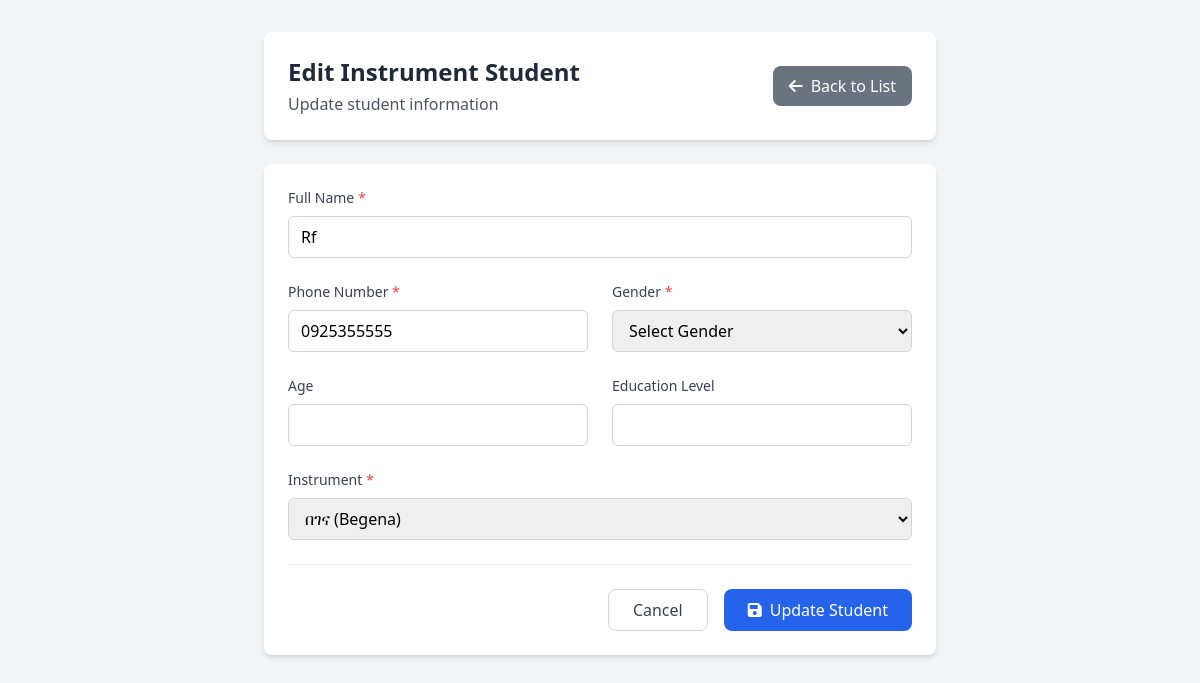
The app's page /edit_instrument_student.php?id=5 with its own data.
### tables this page shows
CREATE TABLE `instrument_registrations` (
  `id` int(11) NOT NULL,
  `student_id` int(11) DEFAULT NULL,
  `phone` varchar(20) DEFAULT NULL,
  `instrument` varchar(100) NOT NULL,
  `photo` varchar(255) DEFAULT NULL,
  `registration_date` datetime DEFAULT current_timestamp(),
  `full_name` varchar(128) NOT NULL,
  `christian_name` varchar(128) NOT NULL,
  `gender` varchar(16) NOT NULL,
  `birth_year_et` varchar(8) NOT NULL,
  `birth_month_et` varchar(8) NOT NULL,
  `birth_day_et` varchar(8) NOT NULL,
  `phone_number` varchar(32) NOT NULL,
  `person_photo_path` varchar(255) NOT NULL,
  `created_at` timestamp NOT NULL DEFAULT current_timestamp(),
  `flagged` tinyint(1) DEFAULT 0,
  `has_spiritual_father` varchar(16) DEFAULT NULL,
  `spiritual_father_name` varchar(255) DEFAULT NULL,
  `spiritual_father_phone` varchar(20) DEFAULT NULL,
  `spiritual_father_church` varchar(255) DEFAULT NULL,
  `sub_city` varchar(100) DEFAULT NULL,
  `district` varchar(100) DEFAULT NULL,
  `specific_area` varchar(100) DEFAULT NULL,
  `house_number` varchar(50) DEFAULT NULL,
  `emergency_name` varchar(255) DEFAULT NULL,
  `emergency_phone` varchar(20) DEFAULT NULL,
  `emergency_alt_phone` varchar(20) DEFAULT NULL,
  `emergency_address` text DEFAULT NULL
);

### edit_instrument_student.php (the view, shortened to what this page needs)
<?php
require_once 'config.php';
$student_id = $_GET['id'];
try {
    $pdo = new PDO("mysql:host=$host;dbname=$dbname;charset=utf8", $username, $password);
    $pdo->setAttribute(PDO::ATTR_ERRMODE, PDO::ERRMODE_EXCEPTION);
    $stmt = $pdo->prepare("
        SELECT * FROM instrument_registrations
        WHERE id = ?
    ");
    $stmt->execute([$student_id]);
    $student = $stmt->fetch(PDO::FETCH_ASSOC);
} catch (Exception $e) {
    $error = 'Database error: ' . $e->getMessage();
}
?>
<!DOCTYPE html>
<html lang="en">
<head>
    <script src="https://cdn.tailwindcss.com"></script>
    <link rel="stylesheet" href="https://cdnjs.cloudflare.com/ajax/libs/font-awesome/6.0.0/css/all.min.css">
</head>
<body class="bg-gray-100">
    <div class="min-h-screen py-8">
        <div class="max-w-2xl mx-auto">
            <div class="bg-white rounded-lg shadow-md p-6 mb-6">
                <div class="flex items-center justify-between">
                    <div>
                        <h1 class="text-2xl font-bold text-gray-800">Edit Instrument Student</h1>
                        <p class="text-gray-600 mt-1">Update student information</p>
                    </div>
                    <a href="students.php?view=instrument" class="px-4 py-2 bg-gray-500 text-white rounded-lg hover:bg-gray-600 flex items-center">
                        <i class="fas fa-arrow-left mr-2"></i>
                        Back to List
                    </a>
                </div>
            </div>
            <div class="bg-white rounded-lg shadow-md p-6">
                <form method="POST" class="space-y-6">
                    <div class="grid grid-cols-1 md:grid-cols-2 gap-6">
                        <div class="md:col-span-2">
                            <label class="block text-sm font-medium text-gray-700 mb-2">
                                Full Name <span class="text-red-500">*</span>
                            </label>
                            <input type="text" name="full_name" value="<?php echo htmlspecialchars($student['full_name']); ?>"
                                   class="w-full px-3 py-2 border border-gray-300 rounded-md focus:outline-none focus:ring-2 focus:ring-blue-500" required>
                        </div>
                        <div>
                            <label class="block text-sm font-medium text-gray-700 mb-2">
                                Phone Number <span class="text-red-500">*</span>
                            </label>
                            <input type="tel" name="phone_number" value="<?php echo htmlspecialchars($student['phone_number']); ?>"
                                   class="w-full px-3 py-2 border border-gray-300 rounded-md focus:outline-none focus:ring-2 focus:ring-blue-500" required>
                        </div>
                        <div>
                            <label class="block text-sm font-medium text-gray-700 mb-2">
                                Gender <span class="text-red-500">*</span>
                            </label>
                            <select name="gender" class="w-full px-3 py-2 border border-gray-300 rounded-md focus:outline-none focus:ring-2 focus:ring-blue-500" required>
                                <option value="">Select Gender</option>
                            </select>
                        </div>
                        <div>
                            <label class="block text-sm font-medium text-gray-700 mb-2">Age</label>
                            <input type="number" name="age" value="<?php echo htmlspecialchars($student['age']); ?>" min="1" max="100"
                                   class="w-full px-3 py-2 border border-gray-300 rounded-md focus:outline-none focus:ring-2 focus:ring-blue-500">
                        </div>
                        <div>
                            <label class="block text-sm font-medium text-gray-700 mb-2">Education Level</label>
                            <input type="text" name="education_level" value="<?php echo htmlspecialchars($student['education_level']); ?>"
                                   class="w-full px-3 py-2 border border-gray-300 rounded-md focus:outline-none focus:ring-2 focus:ring-blue-500">
                        </div>
                        <div class="md:col-span-2">
                            <label class="block text-sm font-medium text-gray-700 mb-2">
                                Instrument <span class="text-red-500">*</span>
                            </label>
                            <select name="instrument" class="w-full px-3 py-2 border border-gray-300 rounded-md focus:outline-none focus:ring-2 focus:ring-blue-500" required>
                                <option value="begena" <?php echo $student['instrument'] === 'begena' ? 'selected' : ''; ?>>በገና (Begena)</option>
                            </select>
                        </div>
                    </div>
                    <div class="flex justify-end space-x-4 pt-6 border-t">
                        <a href="students.php?view=instrument"
                           class="px-6 py-2 border border-gray-300 text-gray-700 rounded-lg hover:bg-gray-50">
                            Cancel
                        </a>
                        <button type="submit"
                                class="px-6 py-2 bg-blue-600 text-white rounded-lg hover:bg-blue-700 flex items-center">
                            <i class="fas fa-save mr-2"></i>
                            Update Student
                        </button>
                    </div>
                </form>
            </div>
        </div>
    </div>
</body>
</html>

### records on screen
instrument_registrations: full_name "Rf", phone_number "0925355555", instrument "በገና (Begena)"
